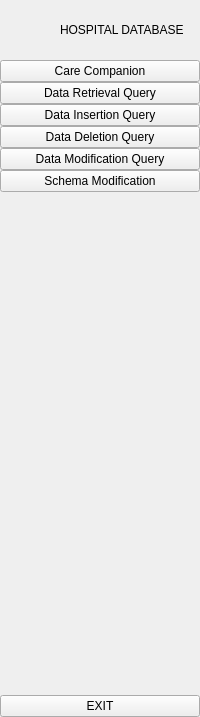
     <widget class="QWidget" name="full_menu_widget" native="true">
      <layout class="QVBoxLayout" name="verticalLayout_4">
       <property name="spacing">
        <number>0</number>
       </property>
       <property name="leftMargin">
        <number>0</number>
       </property>
       <property name="topMargin">
        <number>0</number>
       </property>
       <property name="rightMargin">
        <number>0</number>
       </property>
       <property name="bottomMargin">
        <number>0</number>
       </property>
       <item>
        <layout class="QHBoxLayout" name="horizontalLayout">
         <item>
          <widget class="QLabel" name="label_2">
           <property name="minimumSize">
            <size>
             <width>60</width>
             <height>60</height>
            </size>
           </property>
           <property name="maximumSize">
            <size>
             <width>60</width>
             <height>60</height>
            </size>
           </property>
           <property name="text">
            <string/>
           </property>
           <property name="pixmap">
            <pixmap>icons/output-onlinepngtools.png</pixmap>
           </property>
           <property name="scaledContents">
            <bool>true</bool>
           </property>
          </widget>
         </item>
         <item>
          <widget class="QLabel" name="label_3">
           <property name="text">
            <string>HOSPITAL DATABASE</string>
           </property>
          </widget>
         </item>
        </layout>
       </item>
       <item>
        <layout class="QVBoxLayout" name="verticalLayout">
         <property name="spacing">
          <number>0</number>
         </property>
         <item>
          <widget class="QPushButton" name="api_btn_2">
           <property name="text">
            <string>Care Companion</string>
           </property>
           <property name="icon">
            <iconset>
             <normaloff>icons/brain-512 (1).png</normaloff>
             <normalon>icons/brain-512.png</normalon>icons/brain-512 (1).png</iconset>
           </property>
           <property name="iconSize">
            <size>
             <width>20</width>
             <height>20</height>
            </size>
           </property>
           <property name="checkable">
            <bool>true</bool>
           </property>
           <property name="autoExclusive">
            <bool>true</bool>
           </property>
          </widget>
         </item>
         <item>
          <widget class="QPushButton" name="select_query_btn_2">
           <property name="text">
            <string>Data Retrieval Query</string>
           </property>
           <property name="icon">
            <iconset>
             <normaloff>icons/read-message-512 (1).png</normaloff>
             <normalon>icons/read-message-512.png</normalon>icons/read-message-512 (1).png</iconset>
           </property>
           <property name="iconSize">
            <size>
             <width>20</width>
             <height>20</height>
            </size>
           </property>
           <property name="checkable">
            <bool>true</bool>
           </property>
           <property name="autoExclusive">
            <bool>true</bool>
           </property>
          </widget>
         </item>
         <item>
          <widget class="QPushButton" name="insert_query_btn_2">
           <property name="text">
            <string>Data Insertion Query</string>
           </property>
           <property name="icon">
            <iconset>
             <normaloff>icons/add-512 (1).png</normaloff>
             <normalon>icons/add-512.png</normalon>icons/add-512 (1).png</iconset>
           </property>
           <property name="iconSize">
            <size>
             <width>20</width>
             <height>20</height>
            </size>
           </property>
           <property name="checkable">
            <bool>true</bool>
           </property>
           <property name="autoExclusive">
            <bool>true</bool>
           </property>
          </widget>
         </item>
         <item>
          <widget class="QPushButton" name="delete_query_btn_2">
           <property name="text">
            <string>Data Deletion Query</string>
           </property>
           <property name="icon">
            <iconset>
             <normaloff>icons/delete-512.png</normaloff>
             <normalon>icons/delete-512 (1).png</normalon>icons/delete-512.png</iconset>
           </property>
           <property name="iconSize">
            <size>
             <width>20</width>
             <height>20</height>
            </size>
           </property>
           <property name="checkable">
            <bool>true</bool>
           </property>
           <property name="autoExclusive">
            <bool>true</bool>
           </property>
          </widget>
         </item>
         <item>
          <widget class="QPushButton" name="update_query_btn_2">
           <property name="text">
            <string>Data Modification Query</string>
           </property>
           <property name="icon">
            <iconset>
             <normaloff>icons/available-updates-512 (1).png</normaloff>
             <normalon>icons/available-updates-512.png</normalon>icons/available-updates-512 (1).png</iconset>
           </property>
           <property name="iconSize">
            <size>
             <width>20</width>
             <height>20</height>
            </size>
           </property>
           <property name="checkable">
            <bool>true</bool>
           </property>
           <property name="autoExclusive">
            <bool>true</bool>
           </property>
          </widget>
         </item>
         <item>
          <widget class="QPushButton" name="schema_query_btn_2">
           <property name="text">
            <string>Schema Modification</string>
           </property>
           <property name="icon">
            <iconset resource="resource.qrc">
             <normaloff>:/newPrefix/flow-chart.png</normaloff>
             <normalon>:/newPrefix/image (2).png</normalon>:/newPrefix/flow-chart.png</iconset>
           </property>
           <property name="iconSize">
            <size>
             <width>20</width>
             <height>20</height>
            </size>
           </property>
           <property name="checkable">
            <bool>true</bool>
           </property>
           <property name="autoExclusive">
            <bool>true</bool>
           </property>
          </widget>
         </item>
        </layout>
       </item>
       <item>
        <spacer name="verticalSpacer_2">
         <property name="orientation">
          <enum>Qt::Vertical</enum>
         </property>
         <property name="sizeHint" stdset="0">
          <size>
           <width>20</width>
           <height>503</height>
          </size>
         </property>
        </spacer>
       </item>
       <item>
        <widget class="QPushButton" name="exit_btn_2">
         <property name="text">
          <string>EXIT</string>
         </property>
         <property name="icon">
          <iconset resource="resource.qrc">
           <normaloff>:/newPrefix/icons/power-off.png</normaloff>:/newPrefix/icons/power-off.png</iconset>
         </property>
         <property name="iconSize">
          <size>
           <width>20</width>
           <height>20</height>
          </size>
         </property>
         <property name="checkable">
          <bool>true</bool>
         </property>
         <property name="autoExclusive">
          <bool>true</bool>
         </property>
        </widget>
       </item>
      </layout>
     </widget>
